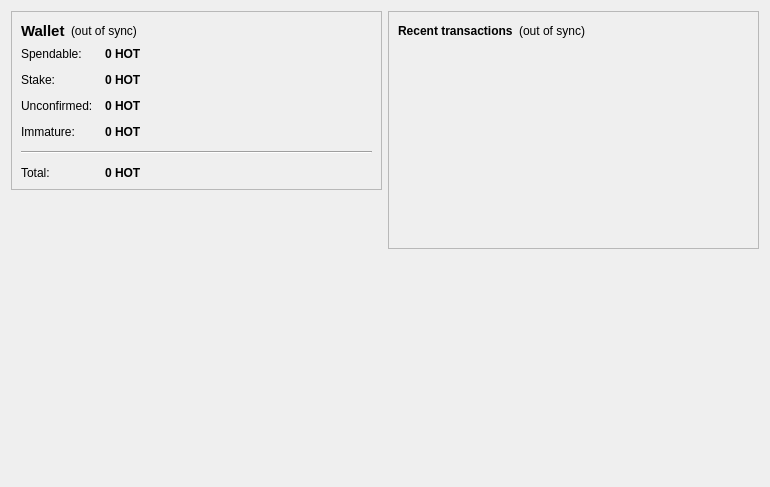
<?xml version="1.0" encoding="UTF-8"?>
<ui version="4.0">
 <class>OverviewPage</class>
 <widget class="QWidget" name="OverviewPage">
  <property name="geometry">
   <rect>
    <x>0</x>
    <y>0</y>
    <width>770</width>
    <height>487</height>
   </rect>
  </property>
  <property name="windowTitle">
   <string>Form</string>
  </property>
  <layout class="QHBoxLayout" name="horizontalLayout" stretch="1,1">
   <item>
    <layout class="QVBoxLayout" name="verticalLayout_2">
     <item>
      <widget class="QFrame" name="frame">
       <property name="frameShape">
        <enum>QFrame::StyledPanel</enum>
       </property>
       <property name="frameShadow">
        <enum>QFrame::Raised</enum>
       </property>
       <layout class="QVBoxLayout" name="verticalLayout_4">
        <item>
         <layout class="QHBoxLayout" name="horizontalLayout_4">
          <item>
           <widget class="QLabel" name="label_5">
            <property name="font">
             <font>
              <pointsize>11</pointsize>
              <weight>75</weight>
              <bold>true</bold>
             </font>
            </property>
            <property name="text">
             <string>Wallet</string>
            </property>
           </widget>
          </item>
          <item>
           <widget class="QLabel" name="labelWalletStatus">
            <property name="toolTip">
             <string>The displayed information may be out of date. Your wallet automatically synchronizes with the houton network after a connection is established, but this process has not completed yet.</string>
            </property>
            <property name="styleSheet">
             <string notr="true"/>
            </property>
            <property name="text">
             <string notr="true">(out of sync)</string>
            </property>
            <property name="alignment">
             <set>Qt::AlignLeading|Qt::AlignLeft|Qt::AlignVCenter</set>
            </property>
           </widget>
          </item>
          <item>
           <spacer name="horizontalSpacer_2">
            <property name="orientation">
             <enum>Qt::Horizontal</enum>
            </property>
            <property name="sizeHint" stdset="0">
             <size>
              <width>40</width>
              <height>20</height>
             </size>
            </property>
           </spacer>
          </item>
         </layout>
        </item>
        <item>
         <layout class="QFormLayout" name="formLayout_2">
          <property name="fieldGrowthPolicy">
           <enum>QFormLayout::AllNonFixedFieldsGrow</enum>
          </property>
          <property name="horizontalSpacing">
           <number>12</number>
          </property>
          <property name="verticalSpacing">
           <number>12</number>
          </property>
          <item row="0" column="0">
           <widget class="QLabel" name="label">
            <property name="text">
             <string>Spendable:</string>
            </property>
           </widget>
          </item>
          <item row="0" column="1">
           <widget class="QLabel" name="labelBalance">
            <property name="font">
             <font>
              <weight>75</weight>
              <bold>true</bold>
             </font>
            </property>
            <property name="cursor">
             <cursorShape>IBeamCursor</cursorShape>
            </property>
            <property name="toolTip">
             <string>Your current spendable balance</string>
            </property>
            <property name="text">
             <string notr="true">0 HOT</string>
            </property>
            <property name="textInteractionFlags">
             <set>Qt::LinksAccessibleByMouse|Qt::TextSelectableByKeyboard|Qt::TextSelectableByMouse</set>
            </property>
           </widget>
          </item>
          <item row="1" column="0">
           <widget class="QLabel" name="label_6">
            <property name="text">
             <string>Stake:</string>
            </property>
           </widget>
          </item>
          <item row="1" column="1">
           <widget class="QLabel" name="labelStake">
            <property name="font">
             <font>
              <weight>75</weight>
              <bold>true</bold>
             </font>
            </property>
            <property name="cursor">
             <cursorShape>IBeamCursor</cursorShape>
            </property>
            <property name="toolTip">
             <string>Total of coins that was staked, and do not yet count toward the current balance</string>
            </property>
            <property name="text">
             <string notr="true">0 HOT</string>
            </property>
            <property name="textInteractionFlags">
             <set>Qt::LinksAccessibleByMouse|Qt::TextSelectableByKeyboard|Qt::TextSelectableByMouse</set>
            </property>
           </widget>
          </item>
          <item row="2" column="0">
           <widget class="QLabel" name="label_3">
            <property name="text">
             <string>Unconfirmed:</string>
            </property>
           </widget>
          </item>
          <item row="2" column="1">
           <widget class="QLabel" name="labelUnconfirmed">
            <property name="font">
             <font>
              <weight>75</weight>
              <bold>true</bold>
             </font>
            </property>
            <property name="cursor">
             <cursorShape>IBeamCursor</cursorShape>
            </property>
            <property name="toolTip">
             <string>Total of transactions that have yet to be confirmed, and do not yet count toward the current balance</string>
            </property>
            <property name="text">
             <string notr="true">0 HOT</string>
            </property>
            <property name="textInteractionFlags">
             <set>Qt::LinksAccessibleByMouse|Qt::TextSelectableByKeyboard|Qt::TextSelectableByMouse</set>
            </property>
           </widget>
          </item>
          <item row="3" column="0">
           <widget class="QLabel" name="labelImmatureText">
            <property name="text">
             <string>Immature:</string>
            </property>
           </widget>
          </item>
          <item row="3" column="1">
           <widget class="QLabel" name="labelImmature">
            <property name="font">
             <font>
              <weight>75</weight>
              <bold>true</bold>
             </font>
            </property>
            <property name="toolTip">
             <string>Mined balance that has not yet matured</string>
            </property>
            <property name="text">
             <string notr="true">0 HOT</string>
            </property>
            <property name="textInteractionFlags">
             <set>Qt::LinksAccessibleByMouse|Qt::TextSelectableByKeyboard|Qt::TextSelectableByMouse</set>
            </property>
           </widget>
          </item>
          <item row="4" column="0" colspan="2">
           <widget class="Line" name="line">
            <property name="orientation">
             <enum>Qt::Horizontal</enum>
            </property>
           </widget>
          </item>
          <item row="5" column="0">
           <widget class="QLabel" name="labelTotalText">
            <property name="text">
             <string>Total:</string>
            </property>
           </widget>
          </item>
          <item row="5" column="1">
           <widget class="QLabel" name="labelTotal">
            <property name="font">
             <font>
              <weight>75</weight>
              <bold>true</bold>
             </font>
            </property>
            <property name="cursor">
             <cursorShape>IBeamCursor</cursorShape>
            </property>
            <property name="toolTip">
             <string>Your current total balance</string>
            </property>
            <property name="text">
             <string notr="true">0 HOT</string>
            </property>
            <property name="textInteractionFlags">
             <set>Qt::LinksAccessibleByMouse|Qt::TextSelectableByKeyboard|Qt::TextSelectableByMouse</set>
            </property>
           </widget>
          </item>
         </layout>
        </item>
       </layout>
      </widget>
     </item>
     <item>
      <spacer name="verticalSpacer">
       <property name="orientation">
        <enum>Qt::Vertical</enum>
       </property>
       <property name="sizeHint" stdset="0">
        <size>
         <width>20</width>
         <height>40</height>
        </size>
       </property>
      </spacer>
     </item>
     <item>
      <widget class="QLabel" name="label_2">
       <property name="autoFillBackground">
        <bool>true</bool>
       </property>
       <property name="text">
        <string/>
       </property>
       <property name="pixmap">
        <pixmap resource="../bitcoin.qrc">:/icons/mastbg</pixmap>
       </property>
       <property name="scaledContents">
        <bool>false</bool>
       </property>
       <property name="alignment">
        <set>Qt::AlignCenter</set>
       </property>
       <property name="margin">
        <number>0</number>
       </property>
      </widget>
     </item>
    </layout>
   </item>
   <item>
    <layout class="QVBoxLayout" name="verticalLayout_3">
     <item>
      <widget class="QFrame" name="frame_2">
       <property name="frameShape">
        <enum>QFrame::StyledPanel</enum>
       </property>
       <property name="frameShadow">
        <enum>QFrame::Raised</enum>
       </property>
       <layout class="QVBoxLayout" name="verticalLayout">
        <item>
         <layout class="QHBoxLayout" name="horizontalLayout_2">
          <item>
           <widget class="QLabel" name="label_4">
            <property name="text">
             <string>&lt;b&gt;Recent transactions&lt;/b&gt;</string>
            </property>
           </widget>
          </item>
          <item>
           <widget class="QLabel" name="labelTransactionsStatus">
            <property name="toolTip">
             <string>The displayed information may be out of date. Your wallet automatically synchronizes with the houton network after a connection is established, but this process has not completed yet.</string>
            </property>
            <property name="styleSheet">
             <string notr="true"/>
            </property>
            <property name="text">
             <string notr="true">(out of sync)</string>
            </property>
            <property name="alignment">
             <set>Qt::AlignRight|Qt::AlignTrailing|Qt::AlignVCenter</set>
            </property>
           </widget>
          </item>
          <item>
           <spacer name="horizontalSpacer">
            <property name="orientation">
             <enum>Qt::Horizontal</enum>
            </property>
            <property name="sizeHint" stdset="0">
             <size>
              <width>40</width>
              <height>20</height>
             </size>
            </property>
           </spacer>
          </item>
         </layout>
        </item>
        <item>
         <widget class="QListView" name="listTransactions">
          <property name="styleSheet">
           <string notr="true">QListView { background: transparent; }</string>
          </property>
          <property name="frameShape">
           <enum>QFrame::NoFrame</enum>
          </property>
          <property name="verticalScrollBarPolicy">
           <enum>Qt::ScrollBarAlwaysOff</enum>
          </property>
          <property name="horizontalScrollBarPolicy">
           <enum>Qt::ScrollBarAlwaysOff</enum>
          </property>
          <property name="selectionMode">
           <enum>QAbstractItemView::NoSelection</enum>
          </property>
         </widget>
        </item>
       </layout>
      </widget>
     </item>
     <item>
      <spacer name="verticalSpacer_2">
       <property name="orientation">
        <enum>Qt::Vertical</enum>
       </property>
       <property name="sizeHint" stdset="0">
        <size>
         <width>20</width>
         <height>40</height>
        </size>
       </property>
      </spacer>
     </item>
    </layout>
   </item>
  </layout>
 </widget>
 <resources>
  <include location="../bitcoin.qrc"/>
 </resources>
 <connections/>
</ui>
